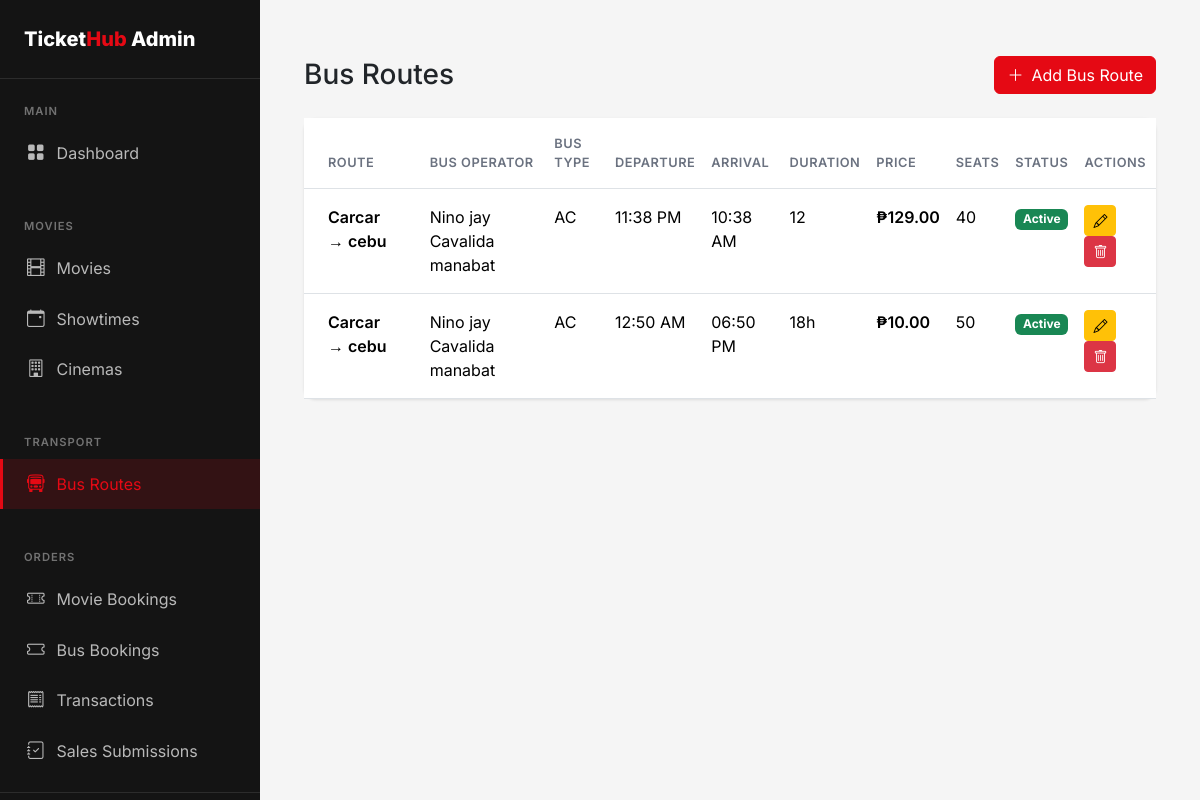
The page /admin/bus-routes (signed in) on the database its author committed.
### flask_app/app.py (models this page shows, shortened)
class BusRoute(db.Model):
    id = db.Column(db.Integer, primary_key=True)
    origin = db.Column(db.String(100), nullable=False)
    destination = db.Column(db.String(100), nullable=False)
    operator_id = db.Column(db.Integer, db.ForeignKey('user.id'), nullable=True)
    bus_number = db.Column(db.String(50))  # bus plate number or identifier
    bus_type = db.Column(db.String(50))  # AC, Non-AC, Sleeper, etc.
    departure_time = db.Column(db.Time, nullable=False)
    arrival_time = db.Column(db.Time, nullable=False)
    duration = db.Column(db.String(50))
    price = db.Column(db.Float, nullable=False)
    total_seats = db.Column(db.Integer, default=40)
    amenities = db.Column(db.String(255))  # WiFi, Charging, etc.
    image = db.Column(db.String(255))  # bus picture
    is_active = db.Column(db.Boolean, default=True)
    schedules = db.relationship('BusSchedule', backref='route', lazy=True, cascade='all, delete-orphan')
    operator = db.relationship('User', foreign_keys=[operator_id], backref='bus_routes')

class User(UserMixin, db.Model):
    id = db.Column(db.Integer, primary_key=True)
    email = db.Column(db.String(120), unique=True, nullable=False)
    password_hash = db.Column(db.String(256), nullable=False)
    name = db.Column(db.String(100), nullable=False)
    phone = db.Column(db.String(20))
    is_admin = db.Column(db.Boolean, default=False)
    is_bus_operator = db.Column(db.Boolean, default=False)
    is_cinema_operator = db.Column(db.Boolean, default=False)
    created_at = db.Column(db.DateTime, default=datetime.utcnow)
    movie_bookings = db.relationship('MovieBooking', foreign_keys='MovieBooking.user_id', backref='user', lazy=True)
    bus_bookings = db.relationship('BusBooking', foreign_keys='BusBooking.user_id', backref='user', lazy=True)

### flask_app/app.py (the view)
@app.route('/admin/bus-routes')
@login_required
@admin_required
def admin_bus_routes():
    routes = BusRoute.query.all()
    return render_template('admin/bus/list.html', routes=routes)

### flask_app/app.py (called while the page is built)
@app.after_request
def add_no_cache_headers(response):
    if request.endpoint != 'static':
        response.headers['Cache-Control'] = 'no-store, no-cache, must-revalidate, private, max-age=0'
        response.headers['Pragma'] = 'no-cache'
        response.headers['Expires'] = '0'
    return response

@login_manager.user_loader
def load_user(user_id):
    return User.query.get(int(user_id))

def admin_required(f):
    @wraps(f)
    def decorated_function(*args, **kwargs):
        if not current_user.is_authenticated or not current_user.is_admin:
            flash('You need admin access for this action.', 'error')
            return redirect(url_for('index'))
        return f(*args, **kwargs)
    return decorated_function

### flask_app/templates/admin/bus/list.html (shortened to what this page needs)
{% extends 'admin/base.html' %}
{% block admin_content %}
<div class="container-fluid py-4">
    <div class="row mb-4">
        <div class="col-12 d-flex justify-content-between align-items-center">
            <h1 class="h3 mb-0">Bus Routes</h1>
            <a href="{{ url_for('admin_add_bus_route') }}" class="btn btn-primary">
                <i class="bi bi-plus-lg me-2"></i>Add Bus Route
            </a>
        </div>
    </div>
    {% if routes %}
    <div class="card">
        <div class="table-responsive">
            <table class="table table-hover mb-0">
                <thead class="bg-light">
                    <tr>
                        <th class="px-4 py-3">Route</th>
                        <th class="py-3">Bus Operator</th>
                        <th class="py-3">Bus Type</th>
                        <th class="py-3">Departure</th>
                        <th class="py-3">Arrival</th>
                        <th class="py-3">Duration</th>
                        <th class="py-3">Price</th>
                        <th class="py-3">Seats</th>
                        <th class="py-3">Status</th>
                        <th class="py-3">Actions</th>
                    </tr>
                </thead>
                <tbody>
                    {% for route in routes %}
                    <tr>
                        <td class="px-4 py-3">
                            <span class="fw-semibold">{{ route.origin }} → {{ route.destination }}</span>
                        </td>
                        <td class="py-3">{{ route.operator.name if route.operator else '-' }}</td>
                        <td class="py-3">{{ route.bus_type or '-' }}</td>
                        <td class="py-3">{{ route.departure_time.strftime('%I:%M %p') }}</td>
                        <td class="py-3">{{ route.arrival_time.strftime('%I:%M %p') }}</td>
                        <td class="py-3">{{ route.duration or format_route_duration(route.departure_time, route.arrival_time) or '-' }}</td>
                        <td class="py-3 fw-semibold">₱{{ "%.2f"|format(route.price) }}</td>
                        <td class="py-3">{{ route.total_seats }}</td>
                        <td class="py-3">
                            {% if route.is_active %}
                                <span class="badge bg-success">Active</span>
                            {% else %}
                                <span class="badge bg-danger">Inactive</span>
                            {% endif %}
                        </td>
                        <td class="py-3">
                            <a href="{{ url_for('admin_edit_bus_route', route_id=route.id) }}" class="btn btn-sm btn-warning">
                                <i class="bi bi-pencil"></i>
                            </a>
                            <form method="POST" action="{{ url_for('admin_delete_bus_route', route_id=route.id) }}" style="display: inline;">
                                <button type="submit" class="btn btn-sm btn-danger" onclick="return confirm('Are you sure?')">
                                    <i class="bi bi-trash"></i>
                                </button>
                            </form>
                        </td>
                    </tr>
                    {% endfor %}
                </tbody>
            </table>
        </div>
    </div>
    {% else %}
    <div class="alert alert-info text-center py-5">
        <i class="bi bi-info-circle me-2"></i>
        <strong>No bus routes found</strong>
        <p class="mt-2"><a href="{{ url_for('admin_add_bus_route') }}" class="btn btn-sm btn-primary">Add Your First Route</a></p>
    </div>
    {% endif %}
</div>
{% endblock %}

### flask_app/templates/admin/base.html (style rules this page uses)
:root { --primary: #E50914; --primary-dark: #B20710; --secondary: #0A84FF; --dark: #141414; --dark-lighter: #1F1F1F; --gray-100: #F5F5F5; --gray-200: #E5E5E5; --gray-600: #6B7280; --success: #22C55E; }
body { font-family: 'Inter', sans-serif; background: var(--gray-100); }
.card { border: none; border-radius: 12px; box-shadow: 0 1px 3px rgba(0,0,0,0.1); }
.btn-primary { background: var(--primary); border-color: var(--primary); }
.table th { font-weight: 600; font-size: 0.8rem; text-transform: uppercase; letter-spacing: 0.5px; color: var(--gray-600); }

### rows shown on the page
BusRoute: origin "Carcar", destination "cebu", operator "Nino jay Cavalida manabat", bus_type "AC", departure_time "11:38 PM", arrival_time "10:38 AM", duration "12", price "129.00", total_seats "40", is_active "Active"
BusRoute: origin "Carcar", destination "cebu", operator "Nino jay Cavalida manabat", bus_type "AC", departure_time "12:50 AM", arrival_time "06:50 PM", duration "18h", price "10.00", total_seats "50", is_active "Active"
